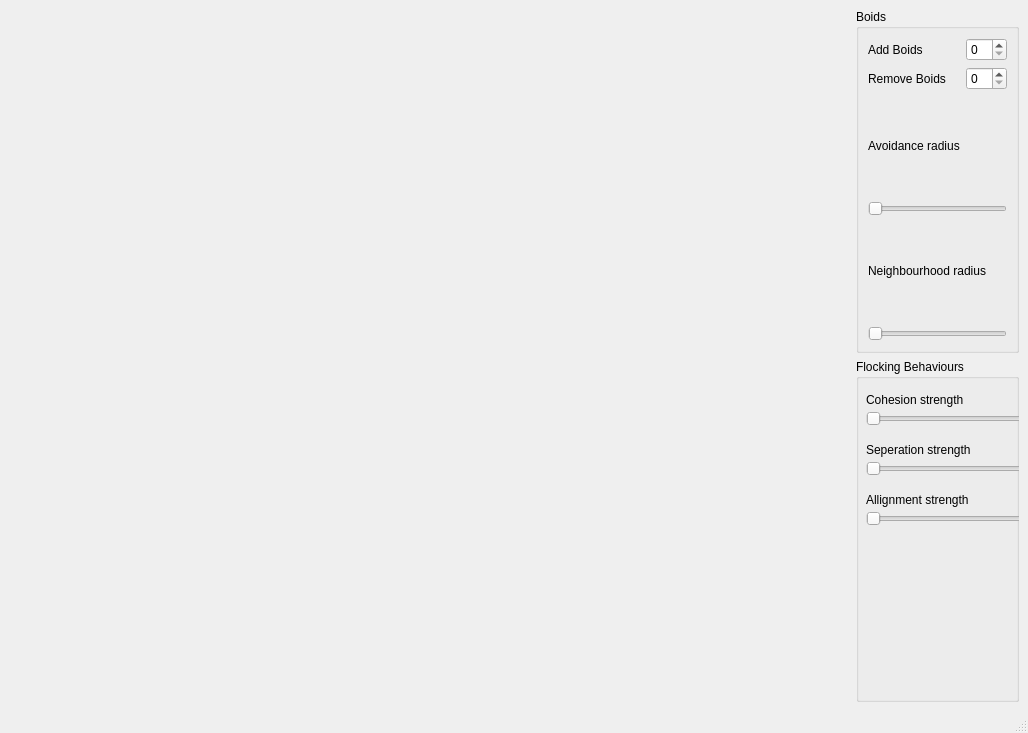
<?xml version="1.0" encoding="UTF-8"?>
<ui version="4.0">
 <class>MainWindow</class>
 <widget class="QMainWindow" name="MainWindow">
  <property name="geometry">
   <rect>
    <x>0</x>
    <y>0</y>
    <width>1028</width>
    <height>733</height>
   </rect>
  </property>
  <property name="windowTitle">
   <string>Flocking Simulation</string>
  </property>
  <widget class="QWidget" name="centralwidget">
   <layout class="QGridLayout" name="s_mainWindowGridLayout">
    <item row="1" column="1">
     <widget class="QGroupBox" name="groupBox">
      <property name="title">
       <string>Flocking Behaviours</string>
      </property>
      <widget class="QLabel" name="label_3">
       <property name="geometry">
        <rect>
         <x>10</x>
         <y>30</y>
         <width>131</width>
         <height>21</height>
        </rect>
       </property>
       <property name="text">
        <string>Cohesion strength</string>
       </property>
      </widget>
      <widget class="QLabel" name="label_4">
       <property name="geometry">
        <rect>
         <x>10</x>
         <y>80</y>
         <width>141</width>
         <height>21</height>
        </rect>
       </property>
       <property name="text">
        <string>Seperation strength</string>
       </property>
      </widget>
      <widget class="QLabel" name="label_5">
       <property name="geometry">
        <rect>
         <x>10</x>
         <y>130</y>
         <width>131</width>
         <height>21</height>
        </rect>
       </property>
       <property name="text">
        <string>Allignment strength</string>
       </property>
      </widget>
      <widget class="QSlider" name="horizontalSlider">
       <property name="geometry">
        <rect>
         <x>10</x>
         <y>50</y>
         <width>171</width>
         <height>19</height>
        </rect>
       </property>
       <property name="orientation">
        <enum>Qt::Horizontal</enum>
       </property>
      </widget>
      <widget class="QSlider" name="horizontalSlider_2">
       <property name="geometry">
        <rect>
         <x>10</x>
         <y>100</y>
         <width>171</width>
         <height>19</height>
        </rect>
       </property>
       <property name="orientation">
        <enum>Qt::Horizontal</enum>
       </property>
      </widget>
      <widget class="QSlider" name="horizontalSlider_3">
       <property name="geometry">
        <rect>
         <x>10</x>
         <y>150</y>
         <width>171</width>
         <height>19</height>
        </rect>
       </property>
       <property name="orientation">
        <enum>Qt::Horizontal</enum>
       </property>
      </widget>
     </widget>
    </item>
    <item row="0" column="1">
     <widget class="QGroupBox" name="s_transformGB">
      <property name="title">
       <string>Boids</string>
      </property>
      <layout class="QGridLayout" name="gridLayout_2">
       <item row="0" column="0">
        <widget class="QLabel" name="label">
         <property name="text">
          <string>Add Boids</string>
         </property>
        </widget>
       </item>
       <item row="0" column="1">
        <widget class="QSpinBox" name="spinBox"/>
       </item>
       <item row="1" column="0">
        <widget class="QLabel" name="label_2">
         <property name="text">
          <string>Remove Boids</string>
         </property>
        </widget>
       </item>
       <item row="1" column="1">
        <widget class="QSpinBox" name="spinBox_2"/>
       </item>
       <item row="2" column="0">
        <widget class="QLabel" name="label_6">
         <property name="text">
          <string>Avoidance radius</string>
         </property>
        </widget>
       </item>
       <item row="3" column="0" colspan="2">
        <widget class="QSlider" name="horizontalSlider_4">
         <property name="orientation">
          <enum>Qt::Horizontal</enum>
         </property>
        </widget>
       </item>
       <item row="4" column="0" colspan="2">
        <widget class="QLabel" name="label_7">
         <property name="text">
          <string>Neighbourhood radius</string>
         </property>
        </widget>
       </item>
       <item row="5" column="0" colspan="2">
        <widget class="QSlider" name="horizontalSlider_5">
         <property name="orientation">
          <enum>Qt::Horizontal</enum>
         </property>
        </widget>
       </item>
      </layout>
     </widget>
    </item>
    <item row="0" column="0">
     <spacer name="horizontalSpacer_2">
      <property name="orientation">
       <enum>Qt::Horizontal</enum>
      </property>
      <property name="sizeHint" stdset="0">
       <size>
        <width>40</width>
        <height>20</height>
       </size>
      </property>
     </spacer>
    </item>
   </layout>
  </widget>
  <widget class="QMenuBar" name="menubar">
   <property name="geometry">
    <rect>
     <x>0</x>
     <y>0</y>
     <width>1028</width>
     <height>27</height>
    </rect>
   </property>
  </widget>
  <widget class="QStatusBar" name="statusbar"/>
 </widget>
 <resources/>
 <connections/>
</ui>
